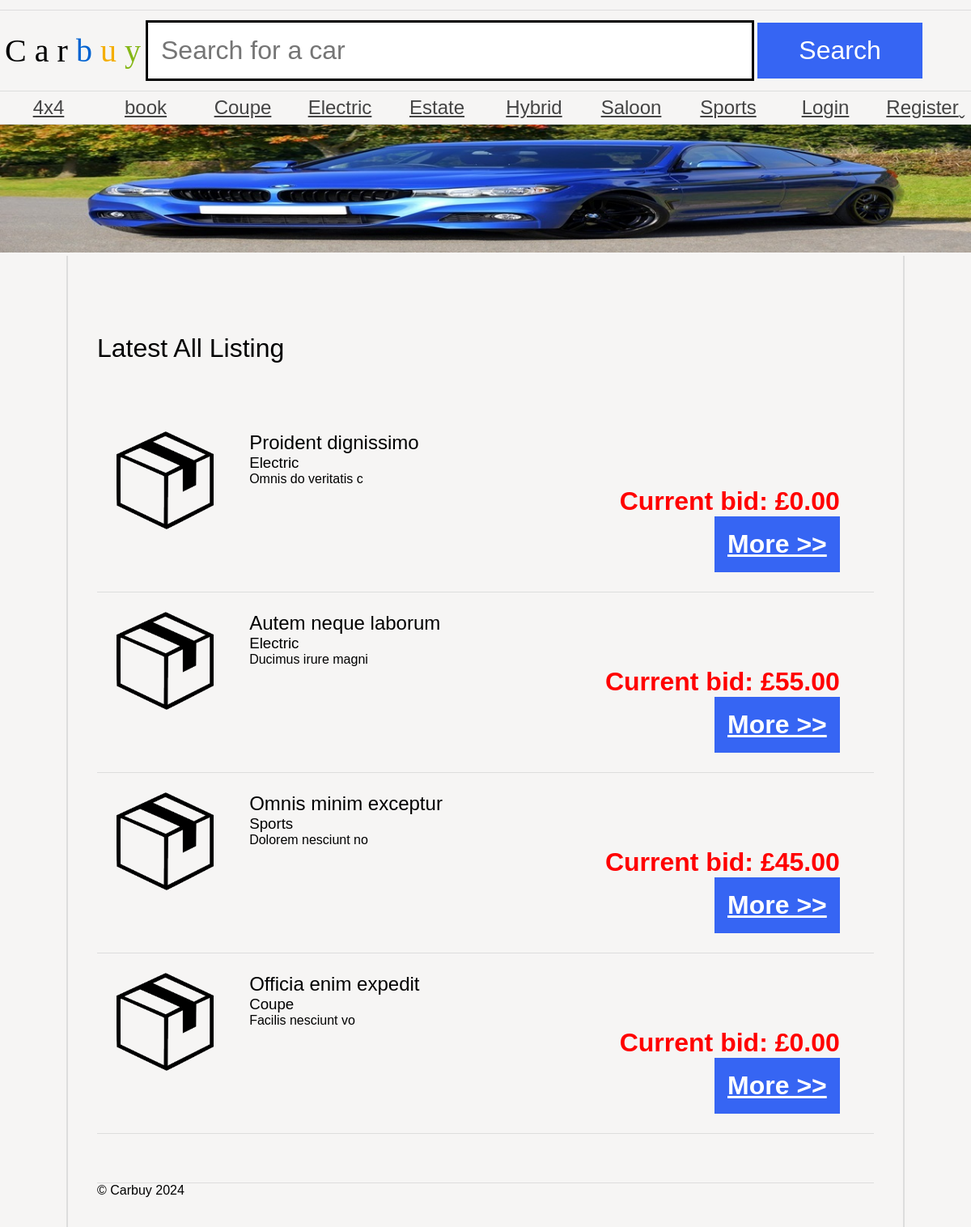
The app's page /as1/public/index.php with its own data.
### tables this page shows
CREATE TABLE `category` (
  `id` int(11) NOT NULL AUTO_INCREMENT,
  `name` varchar(100) NOT NULL,
  PRIMARY KEY (`id`),
  UNIQUE KEY `name` (`name`)
);

CREATE TABLE `auction` (
  `id` int(11) NOT NULL AUTO_INCREMENT,
  `title` varchar(255) NOT NULL,
  `description` text NOT NULL,
  `categoryId` int(11) NOT NULL,
  `endDate` datetime NOT NULL,
  `userId` int(11) NOT NULL,
  PRIMARY KEY (`id`),
  KEY `categoryId` (`categoryId`),
  KEY `userId` (`userId`),
  CONSTRAINT `auction_ibfk_1` FOREIGN KEY (`categoryId`) REFERENCES `category` (`id`),
  CONSTRAINT `auction_ibfk_2` FOREIGN KEY (`userId`) REFERENCES `users` (`id`) ON DELETE CASCADE
);

### as1/public/index.php (the view, shortened to what this page needs)
<?php
require_once 'db_connect.php';
$stmt = $pdo->query("SELECT a.*, c.name AS categoryName, u.name AS userName FROM auction a
    JOIN category c ON a.categoryId = c.id
    JOIN users u ON a.userId = u.id
    ORDER BY a.endDate ASC LIMIT 10");
$auctions = $stmt->fetchAll(PDO::FETCH_ASSOC);
$categories = $pdo->query("SELECT * FROM category")->fetchAll(PDO::FETCH_ASSOC);
$categoryName = "All";
?>
<!DOCTYPE html>
<html>
    <head>
        <link rel="stylesheet" href="carbuy.css" />
    </head>
    <body>
        <header>
            <h1><span class="C">C</span>
                <span class="a">a</span>
                <span class="r">r</span>
                <span class="b">b</span>
                <span class="u">u</span>
                <span class="y">y</span></h1>
            <form action="#">
                <input type="text" name="search" placeholder="Search for a car" />
                <input type="submit" name="submit" value="Search" />
            </form>
        </header>
        <nav>
            <ul>
                <?php foreach ($categories as $category): ?>
                    <li><a class="categoryLink" href="category.php?id=<?= $category['id'] ?>"><?= htmlspecialchars($category['name']) ?></a></li>
                <?php endforeach; ?>
                <?php if (isset($_SESSION['user_id'])): ?>
                    <li><a class="categoryLink" href="addAuction.php">Add Auction</a></li>
                    <li><a class="categoryLink" href="logout.php">Logout</a></li>
                    <?php if ($_SESSION['is_admin']): ?>
                        <li><a class="categoryLink" href="adminCategories.php">Admin Categories</a></li>
                    <?php endif; ?>
                <?php else: ?>
                    <li><a class="categoryLink" href="login.php">Login</a></li>
                    <li><a class="categoryLink" href="register.php">Register</a></li>
                <?php endif; ?>
            </ul>
        </nav>
        <img src="banners/1.jpg" alt="Banner" />
        <main>
            <h1>Latest <?= htmlspecialchars($categoryName) ?> Listing</h1>
            <ul class="carList">
                <?php foreach ($auctions as $auction): ?>
                    <li>
                        <img src="car.png" alt="car name">
                        <article>
                            <h2><?= htmlspecialchars($auction['title']) ?></h2>
                            <h3><?= htmlspecialchars($auction['categoryName']) ?></h3>
                            <p><?= htmlspecialchars($auction['description']) ?></p>
                            <?php
                            $stmt = $pdo->prepare("SELECT MAX(amount) as maxBid FROM bid WHERE auctionId = ?");
                            $stmt->execute([$auction['id']]);
                            $bid = $stmt->fetch();
                            ?>
                            <p class="price">Current bid: £<?= $bid['maxBid'] ? number_format($bid['maxBid'], 2) : '0.00' ?></p>
                            <a href="auction.php?id=<?= $auction['id'] ?>" class="more auctionLink">More >></a>
                        </article>
                    </li>
                <?php endforeach; ?>
            </ul>
            <footer>
                © Carbuy 2024
            </footer>
        </main>
    </body>
</html>

### as1/public/carbuy.css (style rules this page uses)
* { margin: 0; padding: 0; }
body { font-family: 'Oxygen-Regular', sans-serif; background-color: #f6f5f4; max-width: 100vw; overflow-x: hidden; }
h1, h2, h3, h4 { font-weight: normal; }
a, a:visited { color: #444; }
header { margin-top: 1vw; font-family: 'Univers-Light-Normal'; display: grid; grid-template-columns: 15% 85%; align-items: center; padding-top: 1vw; padding-bottom: 1vw; border-top: 1px solid #ddd; border-bottom: 1px solid #ddd; }
header h1 { text-align: center; font-size: 2.5em; }
form { display: block; }
header form input[type=text] { border: 3px solid black; font-size: 2em; padding: 0.5em; width: 70%; }
body > img { width: 100vw; }
header form input[type=submit] { background-color: #3665f3; color: white; width: 20%; font-size: 2em; padding: 0.5em; cursor: pointer; border: 0; }
header .b { color: #0063d1; }
header .u { color: #f4ae01; }
header .y { color: #85b716; }
body > nav { border-bottom: 1px solid #ddd; }
body > nav ul li:last-child a:after { content: 'ˬ'; position: absolute; }
body > nav ul { display: flex; width: 100vw; list-style-type: none; }
body > nav ul li { flex: 1; }
body > nav ul li a { display: block; text-align: center; padding-top: 0.5vw; padding-bottom: 0.5vw; font-size: 1.5em; }
.carList { list-style-type: none; }
.carList li { padding: 2vw; border-bottom: 1px solid #ddd; display: grid; grid-template-columns: 18% 80%; }
.carList img { width: auto; display: block; max-width: 10vw; }
p.price { display: block; text-align: right; font-weight: bold; font-size: 2em; }
a.more { display: block; text-align: right; font-weight: bold; float: right; background-color: #3665f3; color: white; font-size: 2em; padding: 0.5em; cursor: pointer; }
main { padding: 3vw; display: block; overflow: hidden; width: 80vw; margin: auto; border-left: 2px solid #ddd; border-right: 2px solid #ddd; }
main h1 { margin-top: 5vw; margin-bottom: 5vw; }
.price { color: red; }
footer { margin-top: 5vw; border-top: 1px solid #ddd; }

### records on screen
category: name "4x4"
category: name "book"
category: name "Coupe"
category: name "Electric"
category: name "Estate"
category: name "Hybrid"
category: name "Saloon"
category: name "Sports"
auction: title "Proident dignissimo", categoryId.name "Electric", description "Omnis do veritatis c", shows "0.00"
auction: title "Autem neque laborum", categoryId.name "Electric", description "Ducimus irure magni", maxBid "55.00"
auction: title "Omnis minim exceptur", categoryId.name "Sports", description "Dolorem nesciunt no", maxBid "45.00"
auction: title "Officia enim expedit", categoryId.name "Coupe", description "Facilis nesciunt vo", shows "0.00"

### other values on screen
$categoryName "All"
